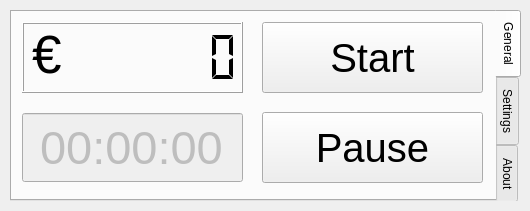
<?xml version="1.0" encoding="UTF-8"?>
<ui version="4.0">
 <class>Calc</class>
 <widget class="QWidget" name="Calc">
  <property name="enabled">
   <bool>true</bool>
  </property>
  <property name="geometry">
   <rect>
    <x>0</x>
    <y>0</y>
    <width>530</width>
    <height>211</height>
   </rect>
  </property>
  <property name="windowTitle">
   <string>Calc</string>
  </property>
  <widget class="QTabWidget" name="tabWidget">
   <property name="geometry">
    <rect>
     <x>10</x>
     <y>10</y>
     <width>511</width>
     <height>191</height>
    </rect>
   </property>
   <property name="tabPosition">
    <enum>QTabWidget::East</enum>
   </property>
   <property name="currentIndex">
    <number>0</number>
   </property>
   <property name="usesScrollButtons">
    <bool>false</bool>
   </property>
   <widget class="QWidget" name="tab">
    <attribute name="title">
     <string>General</string>
    </attribute>
    <widget class="QPushButton" name="startButton">
     <property name="geometry">
      <rect>
       <x>250</x>
       <y>10</y>
       <width>221</width>
       <height>71</height>
      </rect>
     </property>
     <property name="font">
      <font>
       <pointsize>30</pointsize>
      </font>
     </property>
     <property name="text">
      <string>Start</string>
     </property>
    </widget>
    <widget class="QLCDNumber" name="lcdNumber">
     <property name="geometry">
      <rect>
       <x>10</x>
       <y>10</y>
       <width>221</width>
       <height>71</height>
      </rect>
     </property>
     <property name="lineWidth">
      <number>1</number>
     </property>
     <property name="midLineWidth">
      <number>0</number>
     </property>
     <property name="smallDecimalPoint">
      <bool>false</bool>
     </property>
     <property name="numDigits">
      <number>8</number>
     </property>
     <property name="digitCount">
      <number>8</number>
     </property>
     <property name="segmentStyle">
      <enum>QLCDNumber::Flat</enum>
     </property>
     <property name="value" stdset="0">
      <double>0.000000000000000</double>
     </property>
    </widget>
    <widget class="QTimeEdit" name="timeEdit">
     <property name="enabled">
      <bool>false</bool>
     </property>
     <property name="geometry">
      <rect>
       <x>10</x>
       <y>100</y>
       <width>221</width>
       <height>71</height>
      </rect>
     </property>
     <property name="font">
      <font>
       <pointsize>35</pointsize>
      </font>
     </property>
     <property name="alignment">
      <set>Qt::AlignCenter</set>
     </property>
     <property name="readOnly">
      <bool>true</bool>
     </property>
     <property name="buttonSymbols">
      <enum>QAbstractSpinBox::NoButtons</enum>
     </property>
     <property name="displayFormat">
      <string>HH:mm:ss</string>
     </property>
    </widget>
    <widget class="QLabel" name="label_28">
     <property name="geometry">
      <rect>
       <x>20</x>
       <y>10</y>
       <width>41</width>
       <height>66</height>
      </rect>
     </property>
     <property name="font">
      <font>
       <pointsize>40</pointsize>
      </font>
     </property>
     <property name="text">
      <string>€</string>
     </property>
    </widget>
    <widget class="QPushButton" name="pauseButton">
     <property name="geometry">
      <rect>
       <x>250</x>
       <y>100</y>
       <width>221</width>
       <height>71</height>
      </rect>
     </property>
     <property name="font">
      <font>
       <pointsize>30</pointsize>
      </font>
     </property>
     <property name="text">
      <string>Pause</string>
     </property>
    </widget>
   </widget>
   <widget class="QWidget" name="tab_2">
    <attribute name="title">
     <string>Settings</string>
    </attribute>
    <widget class="QTableWidget" name="tableWidget">
     <property name="geometry">
      <rect>
       <x>10</x>
       <y>10</y>
       <width>321</width>
       <height>161</height>
      </rect>
     </property>
     <property name="columnCount">
      <number>0</number>
     </property>
     <attribute name="horizontalHeaderStretchLastSection">
      <bool>true</bool>
     </attribute>
     <attribute name="verticalHeaderVisible">
      <bool>false</bool>
     </attribute>
     <attribute name="verticalHeaderDefaultSectionSize">
      <number>20</number>
     </attribute>
    </widget>
    <widget class="QSpinBox" name="spinBox">
     <property name="geometry">
      <rect>
       <x>350</x>
       <y>30</y>
       <width>71</width>
       <height>22</height>
      </rect>
     </property>
     <property name="maximum">
      <number>20</number>
     </property>
    </widget>
    <widget class="QSpinBox" name="maxCostSpinBox">
     <property name="geometry">
      <rect>
       <x>350</x>
       <y>150</y>
       <width>71</width>
       <height>22</height>
      </rect>
     </property>
     <property name="maximum">
      <number>99999</number>
     </property>
    </widget>
    <widget class="QLabel" name="label_2">
     <property name="geometry">
      <rect>
       <x>350</x>
       <y>130</y>
       <width>71</width>
       <height>16</height>
      </rect>
     </property>
     <property name="text">
      <string>Maximum Cost</string>
     </property>
    </widget>
    <widget class="QLabel" name="label_3">
     <property name="geometry">
      <rect>
       <x>350</x>
       <y>10</y>
       <width>81</width>
       <height>16</height>
      </rect>
     </property>
     <property name="text">
      <string>Total Members</string>
     </property>
    </widget>
    <widget class="QDial" name="dial">
     <property name="geometry">
      <rect>
       <x>400</x>
       <y>60</y>
       <width>71</width>
       <height>81</height>
      </rect>
     </property>
     <property name="maximum">
      <number>20</number>
     </property>
    </widget>
    <widget class="QCheckBox" name="SoundcheckBox">
     <property name="geometry">
      <rect>
       <x>350</x>
       <y>80</y>
       <width>51</width>
       <height>17</height>
      </rect>
     </property>
     <property name="text">
      <string>Sound</string>
     </property>
    </widget>
   </widget>
   <widget class="QWidget" name="tab_3">
    <attribute name="title">
     <string>About</string>
    </attribute>
    <widget class="QGraphicsView" name="graphicsView">
     <property name="geometry">
      <rect>
       <x>10</x>
       <y>10</y>
       <width>131</width>
       <height>101</height>
      </rect>
     </property>
     <property name="frameShape">
      <enum>QFrame::NoFrame</enum>
     </property>
     <property name="frameShadow">
      <enum>QFrame::Plain</enum>
     </property>
     <property name="lineWidth">
      <number>0</number>
     </property>
     <property name="backgroundBrush">
      <brush brushstyle="NoBrush">
       <color alpha="0">
        <red>0</red>
        <green>0</green>
        <blue>0</blue>
       </color>
      </brush>
     </property>
    </widget>
    <widget class="QLabel" name="label">
     <property name="geometry">
      <rect>
       <x>150</x>
       <y>10</y>
       <width>321</width>
       <height>121</height>
      </rect>
     </property>
     <property name="text">
      <string>&lt;!DOCTYPE HTML PUBLIC &quot;-//W3C//DTD HTML 4.0//EN&quot; &quot;http://www.w3.org/TR/REC-html40/strict.dtd&quot;&gt;
&lt;html&gt;&lt;head&gt;&lt;meta name=&quot;qrichtext&quot; content=&quot;1&quot; /&gt;&lt;style type=&quot;text/css&quot;&gt;
p, li { white-space: pre-wrap; }
&lt;/style&gt;&lt;/head&gt;&lt;body style=&quot; font-family:'MS Shell Dlg 2'; font-size:8.25pt; font-weight:400; font-style:normal;&quot;&gt;
&lt;p style=&quot; margin-top:0px; margin-bottom:0px; margin-left:0px; margin-right:0px; -qt-block-indent:0; text-indent:0px;&quot;&gt;&lt;span style=&quot; font-size:11pt; font-weight:600;&quot;&gt;Chat Cost Calculator v0.50&lt;/span&gt;&lt;/p&gt;
&lt;p style=&quot; margin-top:0px; margin-bottom:0px; margin-left:0px; margin-right:0px; -qt-block-indent:0; text-indent:0px;&quot;&gt;&lt;span style=&quot; font-size:9pt;&quot;&gt;This tool calculate real-time the cost of a chat or meeting. &lt;/span&gt;&lt;/p&gt;
&lt;p style=&quot; margin-top:0px; margin-bottom:0px; margin-left:0px; margin-right:0px; -qt-block-indent:0; text-indent:0px;&quot;&gt;&lt;span style=&quot; font-size:9pt;&quot;&gt;Please check out www.plaatsoft.nl for more information&lt;/span&gt;&lt;/p&gt;
&lt;p style=&quot; margin-top:0px; margin-bottom:0px; margin-left:0px; margin-right:0px; -qt-block-indent:0; text-indent:0px;&quot;&gt;&lt;span style=&quot; font-size:9pt;&quot;&gt;about this product. Feedback is also very welcome.&lt;/span&gt;&lt;/p&gt;
&lt;p style=&quot;-qt-paragraph-type:empty; margin-top:0px; margin-bottom:0px; margin-left:0px; margin-right:0px; -qt-block-indent:0; text-indent:0px; font-size:9pt;&quot;&gt;&lt;/p&gt;
&lt;p style=&quot; margin-top:0px; margin-bottom:0px; margin-left:0px; margin-right:0px; -qt-block-indent:0; text-indent:0px;&quot;&gt;&lt;span style=&quot; font-size:10pt; font-weight:600;&quot;&gt;Created by:&lt;/span&gt;&lt;/p&gt;
&lt;p style=&quot; margin-top:0px; margin-bottom:0px; margin-left:0px; margin-right:0px; -qt-block-indent:0; text-indent:0px;&quot;&gt;&lt;span style=&quot; font-size:9pt;&quot;&gt;Willem van der Plaat &lt;/span&gt;&lt;/p&gt;
&lt;p style=&quot; margin-top:0px; margin-bottom:0px; margin-left:0px; margin-right:0px; -qt-block-indent:0; text-indent:0px;&quot;&gt;&lt;span style=&quot; font-size:9pt;&quot;&gt;Marius Hoekenga&lt;/span&gt;&lt;/p&gt;
&lt;p style=&quot;-qt-paragraph-type:empty; margin-top:0px; margin-bottom:0px; margin-left:0px; margin-right:0px; -qt-block-indent:0; text-indent:0px; font-size:10pt;&quot;&gt;&lt;/p&gt;&lt;/body&gt;&lt;/html&gt;</string>
     </property>
    </widget>
    <widget class="QLabel" name="label_4">
     <property name="geometry">
      <rect>
       <x>40</x>
       <y>140</y>
       <width>411</width>
       <height>31</height>
      </rect>
     </property>
     <property name="text">
      <string>&lt;!DOCTYPE HTML PUBLIC &quot;-//W3C//DTD HTML 4.0//EN&quot; &quot;http://www.w3.org/TR/REC-html40/strict.dtd&quot;&gt;
&lt;html&gt;&lt;head&gt;&lt;meta name=&quot;qrichtext&quot; content=&quot;1&quot; /&gt;&lt;style type=&quot;text/css&quot;&gt;
p, li { white-space: pre-wrap; }
&lt;/style&gt;&lt;/head&gt;&lt;body style=&quot; font-family:'MS Shell Dlg 2'; font-size:8.25pt; font-weight:400; font-style:normal;&quot;&gt;
&lt;p style=&quot; margin-top:0px; margin-bottom:0px; margin-left:0px; margin-right:0px; -qt-block-indent:0; text-indent:0px;&quot;&gt;&lt;span style=&quot; font-size:9pt; color:#000000;&quot;&gt;This software is open source and may be copied, distributed or modified &lt;/span&gt;&lt;/p&gt;
&lt;p style=&quot; margin-top:0px; margin-bottom:0px; margin-left:0px; margin-right:0px; -qt-block-indent:0; text-indent:0px;&quot;&gt;&lt;span style=&quot; font-size:9pt; color:#000000;&quot;&gt;   under the terms of the GNU General Public License (GPL) version 2&lt;/span&gt;&lt;/p&gt;&lt;/body&gt;&lt;/html&gt;</string>
     </property>
    </widget>
   </widget>
  </widget>
 </widget>
 <layoutdefault spacing="6" margin="11"/>
 <tabstops>
  <tabstop>timeEdit</tabstop>
  <tabstop>startButton</tabstop>
 </tabstops>
 <resources/>
 <connections/>
</ui>
